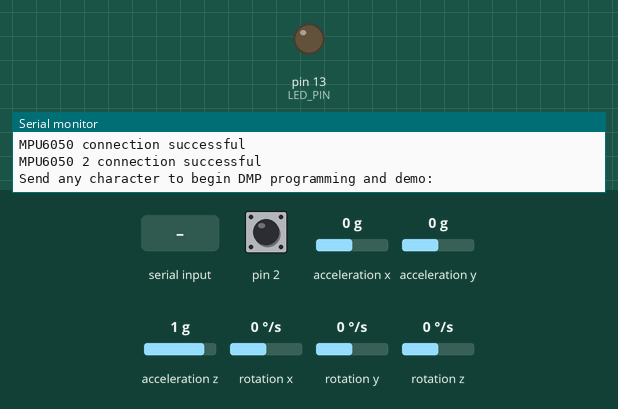
This sketch was run on a simulated Arduino Leonardo, built with avr-gcc and run on an emulated ATmega32U4. Parts: output pins drawn as LEDs (lit = HIGH), the last lines printed to the serial monitor. The test bench sets the inputs (shaded band); at power-on: pin 2 HIGH, acceleration x 0 g, acceleration y 0 g, acceleration z 1 g, rotation x 0 °/s, rotation y 0 °/s, rotation z 0 °/s. The sensor or clock chip raises its interrupt line as the real part does.

Above: at 0.8 s.
0.9 s: "1" received over Serial
At 2.31 s:
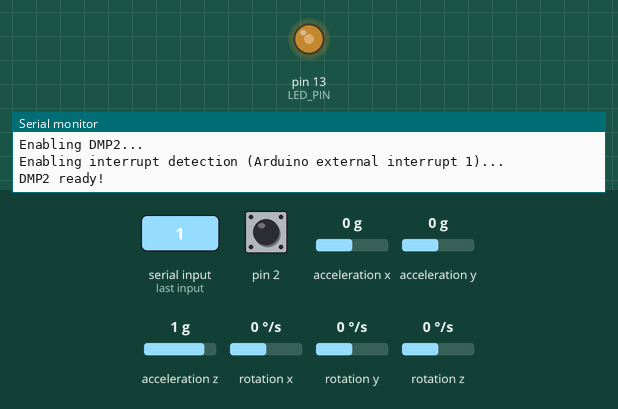
3.9 s: byte 1 (1) received over Serial
Timing chart, 0 to 12.9 s (numbered marks = the images above; inputs shaded):
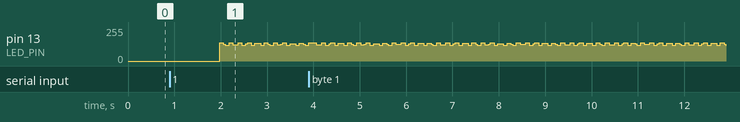

The sketch:

MPU6050_DMP6_YPR_READONCOMMANDx2.ino
```cpp
// I2C device class (I2Cdev) demonstration Arduino sketch for MPU6050 class using DMP (MotionApps v2.0)
// 6/21/2012 by Jeff Rowberg <jeff@rowberg.net>
// Updates should (hopefully) always be available at https://github.com/jrowberg/i2cdevlib
//
// Changelog:
// 2012-06-21 - added note about Arduino 1.0.1 + Leonardo compatibility error
// 2012-06-20 - improved FIFO overflow handling and simplified read process
// 2012-06-19 - completely rearranged DMP initialization code and simplification
// 2012-06-13 - pull gyro and accel data from FIFO packet instead of reading directly
// 2012-06-09 - fix broken FIFO read sequence and change interrupt detection to RISING
// 2012-06-05 - add gravity-compensated initial reference frame acceleration output
// - add 3D math helper file to DMP6 example sketch
// - add Euler output and Yaw/Pitch/Roll output formats
// 2012-06-04 - remove accel offset clearing for better results (thanks Sungon Lee)
// 2012-06-01 - fixed gyro sensitivity to be 2000 deg/sec instead of 250
// 2012-05-30 - basic DMP initialization working

/* ============================================
I2Cdev device library code is placed under the MIT license
Copyright (c) 2012 Jeff Rowberg

Permission is hereby granted, free of charge, to any person obtaining a copy
of this software and associated documentation files (the "Software"), to deal
in the Software without restriction, including without limitation the rights
to use, copy, modify, merge, publish, distribute, sublicense, and/or sell
copies of the Software, and to permit persons to whom the Software is
furnished to do so, subject to the following conditions:

The above copyright notice and this permission notice shall be included in
all copies or substantial portions of the Software.

THE SOFTWARE IS PROVIDED "AS IS", WITHOUT WARRANTY OF ANY KIND, EXPRESS OR
IMPLIED, INCLUDING BUT NOT LIMITED TO THE WARRANTIES OF MERCHANTABILITY,
FITNESS FOR A PARTICULAR PURPOSE AND NONINFRINGEMENT. IN NO EVENT SHALL THE
AUTHORS OR COPYRIGHT HOLDERS BE LIABLE FOR ANY CLAIM, DAMAGES OR OTHER
LIABILITY, WHETHER IN AN ACTION OF CONTRACT, TORT OR OTHERWISE, ARISING FROM,
OUT OF OR IN CONNECTION WITH THE SOFTWARE OR THE USE OR OTHER DEALINGS IN
THE SOFTWARE.
===============================================
*/

// Arduino Wire library is required if I2Cdev I2CDEV_ARDUINO_WIRE implementation
// is used in I2Cdev.h
#include "Wire.h"

// I2Cdev and MPU6050 must be installed as libraries, or else the .cpp/.h files
// for both classes must be in the include path of your project
#include "I2Cdev.h"

#include "MPU6050_6Axis_MotionApps20.h"
//#include "MPU6050.h" // not necessary if using MotionApps include file

// class default I2C address is 0x68
// specific I2C addresses may be passed as a parameter here
// AD0 low = 0x68 (default for SparkFun breakout and InvenSense evaluation board)
// AD0 high = 0x69
MPU6050 mpu;
MPU6050 mpu2;

/* =========================================================================
NOTE: In addition to connection 3.3v, GND, SDA, and SCL, this sketch
depends on the MPU-6050's INT pin being connected to the Arduino's
external interrupt #0 pin. On the Arduino Uno and Mega 2560, this is
digital I/O pin 2.
* ========================================================================= */

/* =========================================================================
NOTE: Arduino v1.0.1 with the Leonardo board generates a compile error
when using Serial.write(buf, len). The Teapot output uses this method.
The solution requires a modification to the Arduino USBAPI.h file, which
is fortunately simple, but annoying. This will be fixed in the next IDE
release. For more info, see these links:

http://arduino.cc/forum/index.php/topic,109987.0.html
http://code.google.com/p/arduino/issues/detail?id=958
* ========================================================================= */


#define LED_PIN 13 // (Arduino is 13, Teensy is 11, Teensy++ is 6)
bool blinkState = false;

// MPU control/status vars
bool dmpReady = false; // set true if DMP init was successful
bool dmp2Ready = false;
uint8_t mpuIntStatus; // holds actual interrupt status byte from MPU
uint8_t mpu2IntStatus;
uint8_t devStatus; // return status after each device operation (0 = success, !0 = error)
uint8_t devStatus2;
uint16_t packetSize; // expected DMP packet size (default is 42 bytes)
uint16_t fifoCount; // count of all bytes currently in FIFO
uint16_t fifoCount2;
uint8_t fifoBuffer[64]; // FIFO storage buffer


// orientation/motion vars
Quaternion q; // [w, x, y, z] quaternion container
Quaternion q2;
//**added**:
VectorInt16 gyro; // [x, y, z] gyro container
VectorInt16 gyro2;
//
VectorInt16 aa; // [x, y, z] accel sensor measurements
VectorInt16 aaReal; // [x, y, z] gravity-free accel sensor measurements
VectorInt16 aaWorld; // [x, y, z] world-frame accel sensor measurements
VectorFloat gravity; // [x, y, z] gravity vector
VectorFloat gravity2;
float euler[3]; // [psi, theta, phi] Euler angle container
float euler2[3];
float ypr[3]; // [yaw, pitch, roll] yaw/pitch/roll container and gravity vector
float ypr2[3];
// Serial request var
int readTrigger=0;


// ================================================================
// === INTERRUPT DETECTION ROUTINE ===
// ================================================================

volatile bool mpuInterrupt = false; // indicates whether MPU interrupt pin has gone high
volatile bool mpu2Interrupt = false;
void dmpDataReady() {
    mpuInterrupt = true;
}
void dmp2DataReady() {
    mpu2Interrupt = true;
}


// ================================================================
// === INITIAL SETUP ===
// ================================================================

void setup() {
    // join I2C bus (I2Cdev library doesn't do this automatically)
    Wire.begin();

    // initialize serial communication
    // (115200 chosen because it is required for Teapot Demo output, but it's
    // really up to you depending on your project)
    Serial.begin(115200);

    // NOTE: 8MHz or slower host processors, like the Teensy @ 3.3v or Ardunio
    // Pro Mini running at 3.3v, cannot handle this baud rate reliably due to
    // the baud timing being too misaligned with processor ticks. You must use
    // 38400 or slower in these cases, or use some kind of external separate
    // crystal solution for the UART timer.

    // initialize device
    Serial.println(F("Initializing I2C devices..."));
    mpu=MPU6050(0x69);
    mpu2=MPU6050(0x68);
    mpu.initialize();
    mpu2.initialize();
    // verify connection
    Serial.println(F("Testing device connections..."));
    Serial.println(mpu.testConnection() ? F("MPU6050 connection successful") : F("MPU6050 connection failed"));
    Serial.println(mpu2.testConnection() ? F("MPU6050 2 connection successful") : F("MPU6050 2 connection failed"));
    // wait for ready
    Serial.println(F("\nSend any character to begin DMP programming and demo: "));
    while (Serial.available() && Serial.read()); // empty buffer
    while (!Serial.available()); // wait for data
    while (Serial.available() && Serial.read()); // empty buffer again

    // load and configure the DMP
    Serial.println(F("Initializing DMP..."));
    devStatus = mpu.dmpInitialize();

    // make sure it worked (returns 0 if so)
    if (devStatus == 0) {
        // turn on the DMP, now that it's ready
        Serial.println(F("Enabling DMP..."));
        mpu.setDMPEnabled(true);

        // enable Arduino interrupt detection
        Serial.println(F("Enabling interrupt detection (Arduino external interrupt 0)..."));
        attachInterrupt(1, dmpDataReady, RISING);
        mpuIntStatus = mpu.getIntStatus();

        // set our DMP Ready flag so the main loop() function knows it's okay to use it
        Serial.println(F("DMP ready! Waiting for first interrupt..."));
        dmpReady = true;

        // get expected DMP packet size for later comparison
        packetSize = mpu.dmpGetFIFOPacketSize();
    } else {
        // ERROR!
        // 1 = initial memory load failed
        // 2 = DMP configuration updates failed
        // (if it's going to break, usually the code will be 1)
        Serial.print(F("DMP Initialization failed (code "));
        Serial.print(devStatus);
        Serial.println(F(")"));
    }
// load and configure DMP2
  Serial.println("Initializing DMP2...");
  devStatus2 = mpu2.dmpInitialize();

  // make sure it worked (returns 0 if so)
  if (devStatus2 == 0) {
    // turn on the DMP, now that it's ready
    Serial.println("Enabling DMP2...");
    mpu2.setDMPEnabled(true);

    // enable Arduino interrupt detection
    Serial.println("Enabling interrupt detection (Arduino external interrupt 1)...");
    attachInterrupt(1, dmp2DataReady, RISING);
    mpu2IntStatus = mpu2.getIntStatus();

    // set our DMP Ready flag so the main loop() function knows it's okay to use it
    Serial.println("DMP2 ready!");
    dmp2Ready = true;
  }
  else {
    // ERROR!
    // 1 = initial memory load failed
    // 2 = DMP configuration updates failed
    // (if it's going to break, usually the code will be 1)
    Serial.print("DMP2 Initialization failed (code ");
    Serial.print(devStatus2);
    Serial.println(")");
  }
    // configure LED for output
    pinMode(LED_PIN, OUTPUT);
}


// ================================================================
// === MAIN PROGRAM LOOP ===
// ================================================================

void loop() {
    // if programming failed, don't try to do anything
    if (!dmpReady || !dmp2Ready) return;

    // wait for MPU interrupt or extra packet(s) available
    while (!mpuInterrupt && fifoCount < packetSize && !mpu2Interrupt && fifoCount2 < packetSize) {
        // other program behavior stuff here
        // .
        // .
        // .
        // if you are really paranoid you can frequently test in between other
        // stuff to see if mpuInterrupt is true, and if so, "break;" from the
        // while() loop to immediately process the MPU data
        // .
        // .
        // .
    }

    // reset interrupt flag and get INT_STATUS byte
    mpuInterrupt = false;
    mpu2Interrupt = false;
    mpuIntStatus = mpu.getIntStatus();
    mpu2IntStatus = mpu2.getIntStatus();

    // get current FIFO count
    fifoCount = mpu.getFIFOCount();
    fifoCount2 = mpu2.getFIFOCount();
    // check for overflow (this should never happen unless our code is too inefficient)
    if ((mpuIntStatus & 0x10) || fifoCount == 1024) {
        // reset so we can continue cleanly
        mpu.resetFIFO();
        Serial.println(F("FIFO overflow!"));

    // otherwise, check for DMP data ready interrupt (this should happen frequently)
    } else if (mpuIntStatus & 0x02) {
        // wait for correct available data length, should be a VERY short wait
        while (fifoCount < packetSize) fifoCount = mpu.getFIFOCount();

        // read a packet from FIFO
        mpu.getFIFOBytes(fifoBuffer, packetSize);

        // track FIFO count here in case there is > 1 packet available
        // (this lets us immediately read more without waiting for an interrupt)
        fifoCount -= packetSize;

  if(Serial.available()>0){
    readTrigger= Serial.read();
  }
            // display quaternion values in easy matrix form: w x y z
       if(readTrigger==1){
          mpu.dmpGetQuaternion(&q, fifoBuffer);
          mpu.dmpGetGravity(&gravity, &q);
          mpu.dmpGetYawPitchRoll(ypr, &q, &gravity);


          Serial.print(ypr[0] * 180/M_PI);
          Serial.print("\t");
          Serial.print(ypr[1] * 180/M_PI);
          Serial.print("\t");
          Serial.println(ypr[2] * 180/M_PI);
          readTrigger=0;
       }


        // blink LED to indicate activity
        blinkState = !blinkState;
        digitalWrite(LED_PIN, blinkState);
    }
}
```
